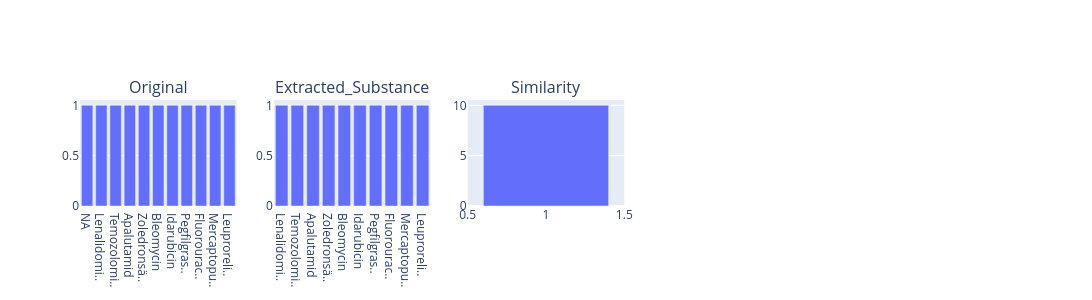

The code cell stored with this chart in its notebook:
### Markdown cell above
## <a id='toc1_4_'></a>[📈 analysis](#toc0_)

### Code cell
tbl.describe_df(
    df=results,
    caption="recoding",
    top_n_uniques=5,
    top_n_chars_in_index=10,
)

### Figure 1 — Plotly figure (JSON) as saved in the notebook; plotly's stock layout.template omitted (floating-point values rounded to 4 significant figures)
{"data": [{"hovertemplate": "x=%{x}<br>y=%{y}<extra></extra>", "legendgroup": "", "marker": {"color": "#636efa", "pattern": {"shape": ""}}, "name": "", "orientation": "v", "showlegend": false, "textposition": "auto", "type": "bar", "x": ["NA", "Lenalidomi..", "Temozolomi..", "Apalutamid", "Zoledronsä..", "Bleomycin", "Idarubicin", "Pegfilgras..", "Fluorourac..", "Mercaptopu..", "Leuproreli.."], "xaxis": "x", "y": [1, 1, 1, 1, 1, 1, 1, 1, 1, 1, 1], "yaxis": "y"}, {"hovertemplate": "x=%{x}<br>y=%{y}<extra></extra>", "legendgroup": "", "marker": {"color": "#636efa", "pattern": {"shape": ""}}, "name": "", "orientation": "v", "showlegend": false, "textposition": "auto", "type": "bar", "x": ["Lenalidomi..", "Temozolomi..", "Apalutamid", "Zoledronsä..", "Bleomycin", "Idarubicin", "Pegfilgras..", "Fluorourac..", "Mercaptopu..", "Leuproreli.."], "xaxis": "x2", "y": [1, 1, 1, 1, 1, 1, 1, 1, 1, 1], "yaxis": "y2"}, {"hovertemplate": "x=%{x}<br>y=%{y}<extra></extra>", "legendgroup": "", "marker": {"color": "#636efa", "pattern": {"shape": ""}}, "name": "", "orientation": "v", "showlegend": false, "textposition": "auto", "type": "bar", "x": [1.0], "xaxis": "x3", "y": [10], "yaxis": "y3"}], "layout": {"annotations": [{"font": {"size": 16}, "showarrow": false, "text": "Original", "x": 0.084, "xanchor": "center", "xref": "paper", "y": 1, "yanchor": "bottom", "yref": "paper"}, {"font": {"size": 16}, "showarrow": false, "text": "Extracted_Substance", "x": 0.292, "xanchor": "center", "xref": "paper", "y": 1, "yanchor": "bottom", "yref": "paper"}, {"font": {"size": 16}, "showarrow": false, "text": "Similarity", "x": 0.5, "xanchor": "center", "xref": "paper", "y": 1, "yanchor": "bottom", "yref": "paper"}], "height": 300, "width": 1500, "xaxis": {"anchor": "y", "domain": [0, 0.168]}, "xaxis2": {"anchor": "y2", "domain": [0.208, 0.376]}, "xaxis3": {"anchor": "y3", "domain": [0.416, 0.584]}, "xaxis4": {"anchor": "y4", "domain": [0.624, 0.792]}, "xaxis5": {"anchor": "y5", "domain": [0.832, 1]}, "yaxis": {"anchor": "x", "domain": [0, 1]}, "yaxis2": {"anchor": "x2", "domain": [0, 1]}, "yaxis3": {"anchor": "x3", "domain": [0, 1]}, "yaxis4": {"anchor": "x4", "domain": [0, 1]}, "yaxis5": {"anchor": "x5", "domain": [0, 1]}}}
